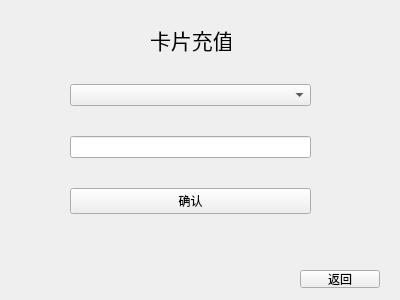
<?xml version="1.0" encoding="UTF-8"?>
<ui version="4.0">
 <class>BankKr</class>
 <widget class="QWidget" name="BankKr">
  <property name="geometry">
   <rect>
    <x>0</x>
    <y>0</y>
    <width>400</width>
    <height>300</height>
   </rect>
  </property>
  <property name="windowTitle">
   <string>Form</string>
  </property>
  <widget class="QLabel" name="label">
   <property name="geometry">
    <rect>
     <x>150</x>
     <y>20</y>
     <width>81</width>
     <height>41</height>
    </rect>
   </property>
   <property name="text">
    <string>&lt;html&gt;&lt;head/&gt;&lt;body&gt;&lt;p align=&quot;center&quot;&gt;&lt;span style=&quot; font-size:16pt;&quot;&gt;卡片充值&lt;/span&gt;&lt;/p&gt;&lt;/body&gt;&lt;/html&gt;</string>
   </property>
  </widget>
  <widget class="QPushButton" name="exitButton">
   <property name="geometry">
    <rect>
     <x>300</x>
     <y>270</y>
     <width>80</width>
     <height>18</height>
    </rect>
   </property>
   <property name="text">
    <string>返回</string>
   </property>
  </widget>
  <widget class="QWidget" name="">
   <property name="geometry">
    <rect>
     <x>70</x>
     <y>60</y>
     <width>241</width>
     <height>181</height>
    </rect>
   </property>
   <layout class="QVBoxLayout" name="verticalLayout">
    <item>
     <widget class="QComboBox" name="krComboBox"/>
    </item>
    <item>
     <widget class="QLineEdit" name="krLineEdit"/>
    </item>
    <item>
     <widget class="QPushButton" name="commitButton">
      <property name="text">
       <string>确认</string>
      </property>
     </widget>
    </item>
   </layout>
  </widget>
 </widget>
 <resources/>
 <connections/>
</ui>
